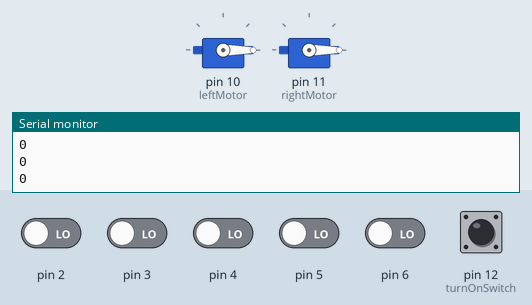
The sketch below on a simulated Arduino Uno, built with avr-gcc and run on an emulated ATmega328P. Shown: 2 × servo, the last lines printed to the serial monitor. The inputs (shaded band) are chosen by the test bench; at power-on: pin 12 (turnOnSwitch) HIGH, pin 2–6 LOW.

Above: at 1.2 s.
1.3 s: pin 3 driven HIGH
At 2.5 s:
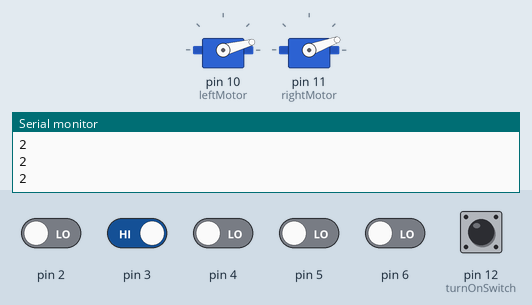
2.8 s: pin 3 driven LOW and pin 4 driven HIGH
At 4.0 s:
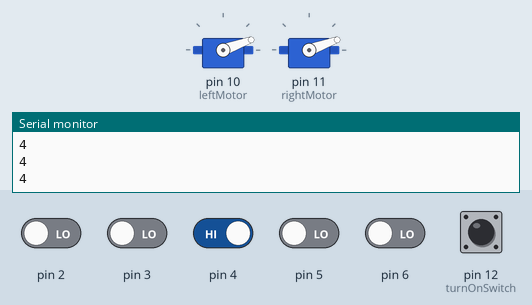
4.3 s: pin 4 driven LOW and pin 5 driven HIGH
At 4.8 s:
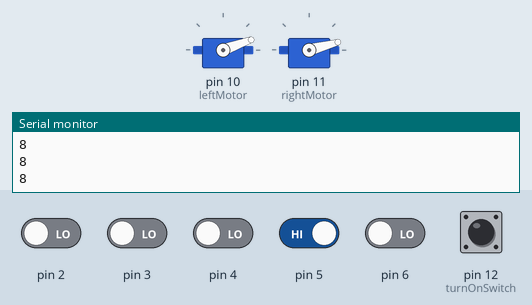
Timing chart, 0 to 7.3 s (numbered marks = the images above; inputs shaded):
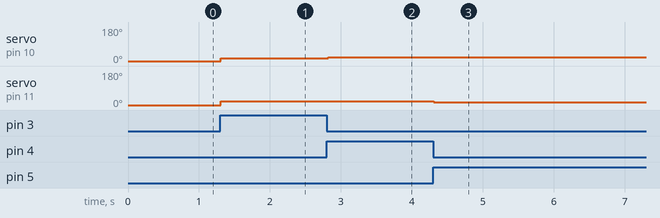

Measured:
- after the input at 1.3 s, servo on pin 10 (leftMotor): 0° → 15° at once; servo on pin 11 (rightMotor): 0° → 20° at once
- after the input at 2.8 s, servo on pin 10 (leftMotor): 15° → 20° at once
- after the input at 4.3 s, servo on pin 11 (rightMotor): 20° → 15° at once

The sketch:

Line_follower.ino
```cpp
//Line following robot code Arduino UNO
//Ask speed pwd if it clears?
//run camands?

#include <Servo.h>
#define Stop 0 //pwm
#define slow 10 //pwm
#define normal 15 //pwm
#define fast 20 //pwm

#define turnOnSwitch 12 //pin

Servo leftMotor, rightMotor;

void setup() {
  leftMotor.attach(10);
  rightMotor.attach(11);
  leftMotor.write(0);
  rightMotor.write(0);
  DDRD = 0;
  Serial.begin(9600);
  pinMode(turnOnSwitch,INPUT_PULLUP);

}

void loop() {
  if (digitalRead(turnOnSwitch)==HIGH){
    byte IRArray = PIND; //values of pins of port D into IRArray
    IRArray = IRArray >> 2; //move the bits so that the leftmost sensor is in bit 0
    //IRArray = ~IRArray; //if doesnt work uncomment line
    IRArray = IRArray & 0x1f; //mask out unused bits
    Serial.println(IRArray);

    switch (IRArray){
      case 1: //leftmost sensor
      rightMotor.write(normal);
      leftMotor.write(Stop);
      break;

      case 2: //middle-left sensor
      rightMotor.write(fast);
      leftMotor.write(normal);
      break;

      case 4: //middle sensor
      rightMotor.write(fast);
      leftMotor.write(fast);
      break;

      case 8: //middle-right sensor
      rightMotor.write(normal);
      leftMotor.write(fast);
      break;

      case 16://rightmost sensor
      rightMotor.write(Stop);
      leftMotor.write(normal);
      break;

      default:
      // do nothing if multiple sensors are active or no sensors are active
      break;
    }
    delay(25); //give the arduino a chance to generate the waveform before changing again
  }
}
```
